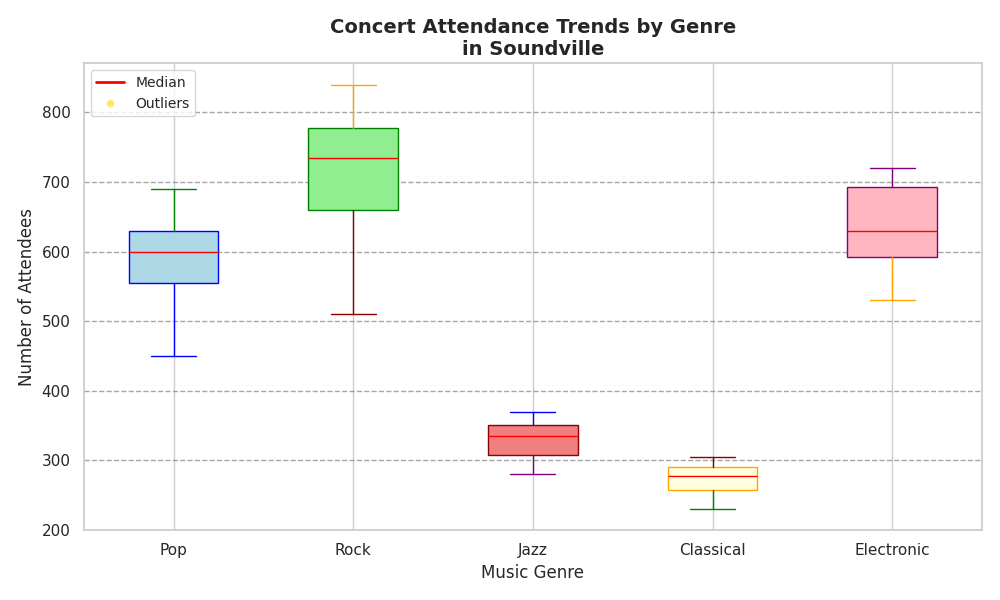

This figure's Python source:
import matplotlib.pyplot as plt

genres = ['Pop', 'Rock', 'Jazz', 'Classical', 'Electronic']
attendance_data = {
    'Pop': [480, 570, 450, 590, 670, 620, 540, 660, 610, 620, 690, 560],
    'Rock': [750, 580, 810, 760, 800, 510, 720, 710, 840, 770, 600, 680],
    'Jazz': [320, 355, 290, 330, 340, 360, 310, 350, 280, 300, 370, 340],
    'Classical': [240, 305, 250, 290, 270, 285, 260, 230, 295, 275, 280, 290],
    'Electronic': [680, 710, 550, 700, 620, 610, 570, 720, 640, 600, 690, 530]
}

data = [attendance_data[genre] for genre in genres]

color_assignments = [
    {'facecolor': 'lightblue', 'color': 'blue'},
    {'facecolor': 'lightgreen', 'color': 'green'},
    {'facecolor': 'lightcoral', 'color': 'darkred'},
    {'facecolor': 'lightyellow', 'color': 'orange'},
    {'facecolor': 'lightpink', 'color': 'purple'}
]

fig, ax = plt.subplots(figsize=(10, 6))

box = ax.boxplot(data, patch_artist=True, notch=False, vert=True)

for patch, color in zip(box['boxes'], color_assignments):
    patch.set_facecolor(color['facecolor'])
    patch.set_edgecolor(color['color'])

for whisker, color in zip(box['whiskers'], color_assignments*2):
    whisker.set_color(color['color'])

for cap, color in zip(box['caps'], color_assignments*2):
    cap.set_color(color['color'])

for median in box['medians']:
    median.set_color('red')

for flier in box['fliers']:
    flier.set(markerfacecolor='gold', marker='o', markersize=6, alpha=0.6)

ax.set_title('Concert Attendance Trends by Genre\nin Soundville', fontsize=14, fontweight='bold')
ax.set_xlabel('Music Genre', fontsize=12)
ax.set_ylabel('Number of Attendees', fontsize=12)
ax.set_xticks(range(1, len(genres) + 1))
ax.set_xticklabels(genres, fontsize=11)

ax.yaxis.grid(True, linestyle='--', which='major', color='gray', alpha=0.7)

handles = [plt.Line2D([0], [0], color='red', lw=2, label='Median'),
           plt.Line2D([0], [0], marker='o', color='w', label='Outliers',
                      markerfacecolor='gold', markersize=6, alpha=0.6)]
ax.legend(handles=handles, loc='upper left', fontsize=10)

plt.tight_layout()
plt.show()
